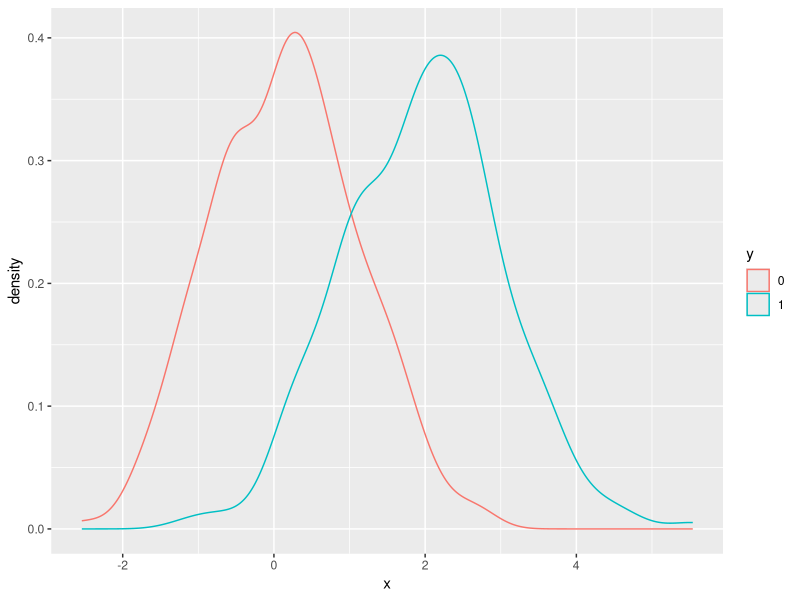
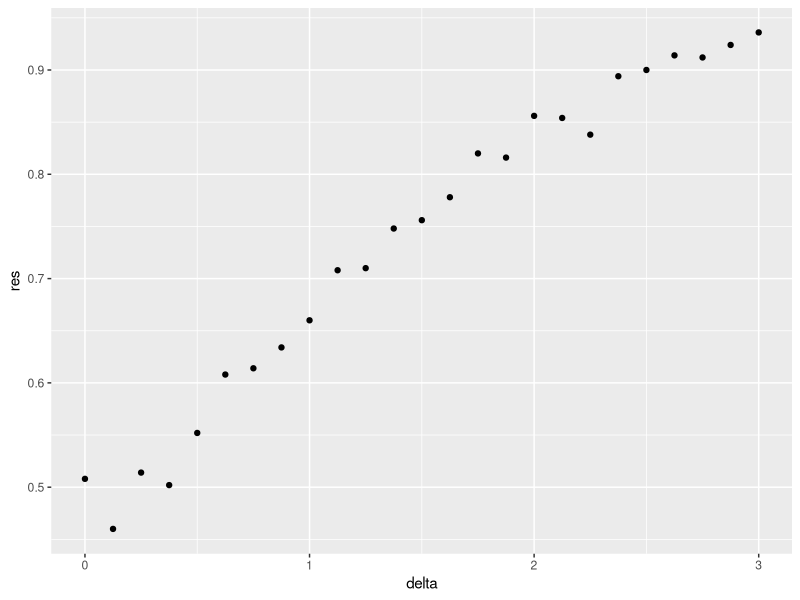

Reproduce these figures in R, in order.
library(dplyr)
library(caret)

set.seed(2)
make_data <- function(n = 1000, p = 0.5, 
                      mu_0 = 0, mu_1 = 2, 
                      sigma_0 = 1,  sigma_1 = 1){
  
  y <- rbinom(n, 1, p)
  f_0 <- rnorm(n, mu_0, sigma_0)
  f_1 <- rnorm(n, mu_1, sigma_1)
  x <- ifelse(y == 1, f_1, f_0)
  
  test_index <- createDataPartition(y, times = 1, p = 0.5, list = FALSE)
  
  list(train = data.frame(x = x, y = as.factor(y)) %>% slice(-test_index),
       test = data.frame(x = x, y = as.factor(y)) %>% slice(test_index))
}
dat <- make_data()

dat$train %>% ggplot(aes(x, color = y)) + geom_density()

set.seed(1)
delta <- seq(0, 3, len = 25)
res <- sapply(delta, function(d){
  dat <- make_data(mu_1 = d)
  fit_glm <- dat$train %>% glm(y ~ x, family = "binomial", data = .)
  y_hat_glm <- ifelse(predict(fit_glm, dat$test) > 0.5, 1, 0) %>% factor(levels = c(0, 1))
  mean(y_hat_glm == dat$test$y)
})
qplot(delta, res)